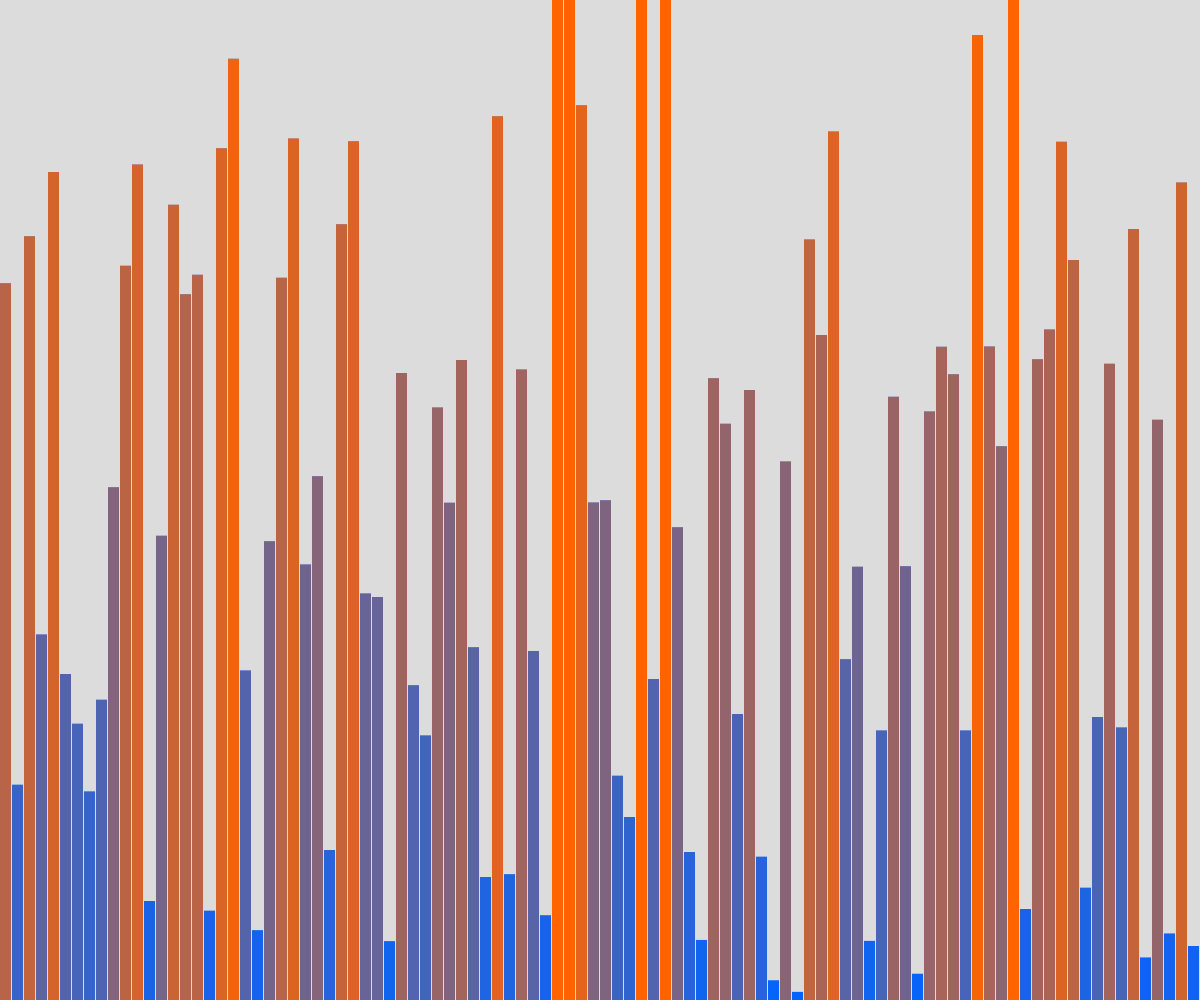
Frame 1 (no input)
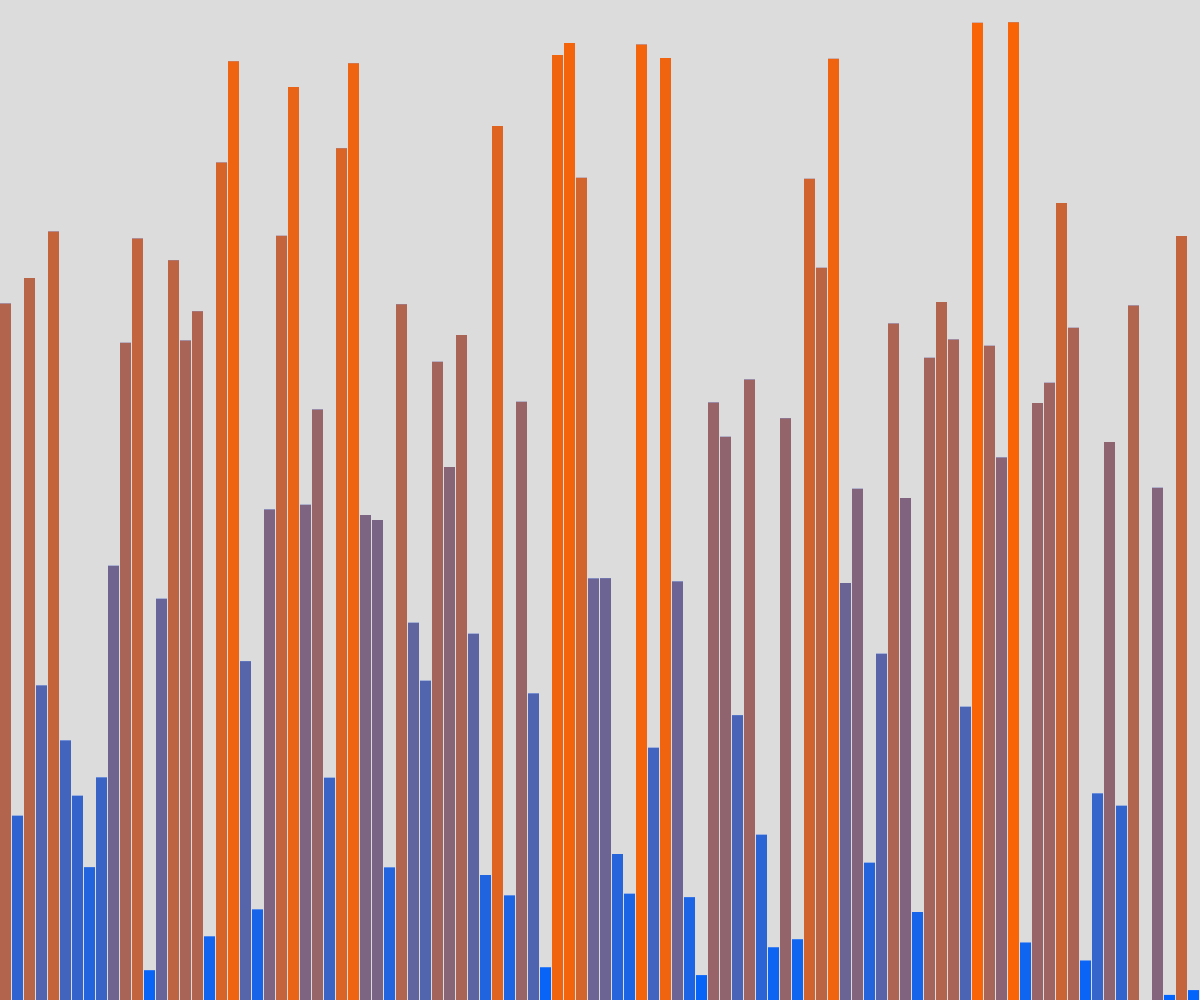
Frame 60 (no input)
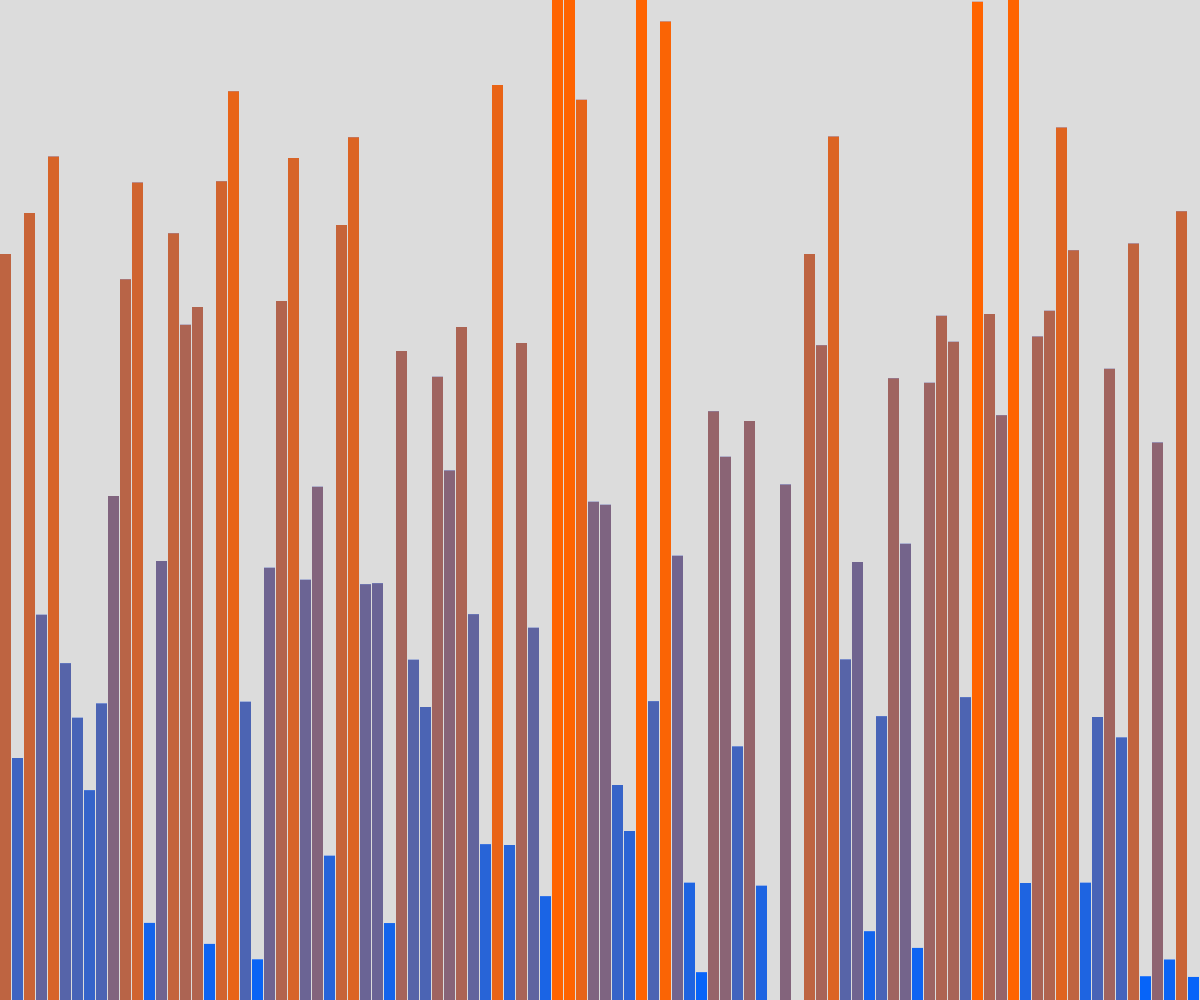
Frame 120 (the mouse pressed at the canvas centre since frame 60)

The p5.js sketch that drew these frames (run headless with seeded random() and noise() and a simulated clock; from frame 60 on, the mouse is pressed at the canvas centre):

// p5.js sketch
// ── sketch.js
//create an empty array
let values = [];

function setup() {
// fit the canvas to the window size
  createCanvas(windowWidth, windowHeight);
// add 100 random values to the array
  for (let i = 0; i < 100; i++) {
    values.push(random(height));
  }

}

function draw() {
  background(220);
  // do something interesting with the values array

  // animated vertical bars: add a smooth sine-wave jitter so bars move
  const w = width / values.length;
  const speed = 0.06;    // animation speed
  const amp = 40;        // amplitude of vertical movement
  const t = frameCount * speed;

  noStroke();
  let sum = 0;
  for (let i = 0; i < values.length; i++) {
    const x = i * w;
    const phase = i * 0.15;
    // animated height = original value + sine offset
    const animated = values[i] + Math.sin(t + phase) * amp;
    const h = Math.max(0, Math.min(animated, height)); // clamp to canvas
    fill(100, 150, 255);
    rect(x, height - h, w - 1, h);
    sum += h;
  }

 // change the bars to randon colors based on average height
  const avg = sum / values.length;
  for (let i = 0; i < values.length; i++) {
    const x = i * w;
    const phase = i * 0.15;
    const animated = values[i] + Math.sin(t + phase) * amp;
    const h = Math.max(0, Math.min(animated, height)); // clamp to canvas
    const col = map(h, 0, height, 0, 255);
    fill(col, 100, 255 - col);
    rect(x, height - h, w - 1, h);
  }
}
